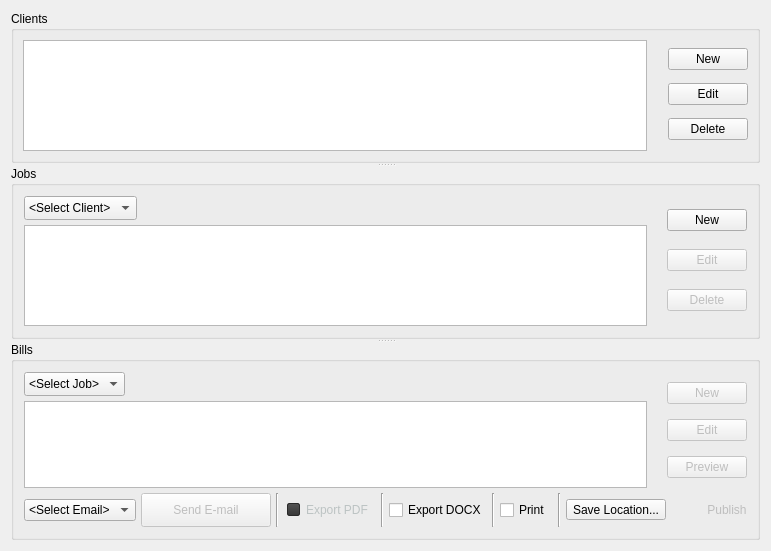
          <widget class="QWidget" name="scrollAreaWidgetContents_2">
           <property name="geometry">
            <rect>
             <x>0</x>
             <y>0</y>
             <width>771</width>
             <height>551</height>
            </rect>
           </property>
           <property name="sizePolicy">
            <sizepolicy hsizetype="Expanding" vsizetype="Expanding">
             <horstretch>0</horstretch>
             <verstretch>0</verstretch>
            </sizepolicy>
           </property>
           <layout class="QGridLayout" name="gridLayout_11">
            <item row="0" column="0">
             <widget class="QSplitter" name="splitter">
              <property name="sizePolicy">
               <sizepolicy hsizetype="Preferred" vsizetype="Expanding">
                <horstretch>0</horstretch>
                <verstretch>0</verstretch>
               </sizepolicy>
              </property>
              <property name="frameShape">
               <enum>QFrame::NoFrame</enum>
              </property>
              <property name="frameShadow">
               <enum>QFrame::Plain</enum>
              </property>
              <property name="midLineWidth">
               <number>20</number>
              </property>
              <property name="orientation">
               <enum>Qt::Vertical</enum>
              </property>
              <property name="handleWidth">
               <number>3</number>
              </property>
              <property name="childrenCollapsible">
               <bool>true</bool>
              </property>
              <widget class="QGroupBox" name="groupBox">
               <property name="sizePolicy">
                <sizepolicy hsizetype="MinimumExpanding" vsizetype="Expanding">
                 <horstretch>0</horstretch>
                 <verstretch>0</verstretch>
                </sizepolicy>
               </property>
               <property name="sizeIncrement">
                <size>
                 <width>0</width>
                 <height>1</height>
                </size>
               </property>
               <property name="styleSheet">
                <string notr="true"/>
               </property>
               <property name="title">
                <string>Clients</string>
               </property>
               <property name="flat">
                <bool>false</bool>
               </property>
               <property name="checkable">
                <bool>false</bool>
               </property>
               <layout class="QHBoxLayout" name="horizontalLayout_10">
                <item>
                 <widget class="QTableView" name="clientsTable">
                  <property name="sizePolicy">
                   <sizepolicy hsizetype="MinimumExpanding" vsizetype="Expanding">
                    <horstretch>0</horstretch>
                    <verstretch>0</verstretch>
                   </sizepolicy>
                  </property>
                  <property name="styleSheet">
                   <string notr="true"/>
                  </property>
                 </widget>
                </item>
                <item>
                 <spacer name="horizontalSpacer">
                  <property name="orientation">
                   <enum>Qt::Horizontal</enum>
                  </property>
                  <property name="sizeType">
                   <enum>QSizePolicy::Preferred</enum>
                  </property>
                  <property name="sizeHint" stdset="0">
                   <size>
                    <width>15</width>
                    <height>20</height>
                   </size>
                  </property>
                 </spacer>
                </item>
                <item>
                 <layout class="QVBoxLayout" name="verticalLayout">
                  <property name="spacing">
                   <number>5</number>
                  </property>
                  <property name="sizeConstraint">
                   <enum>QLayout::SetFixedSize</enum>
                  </property>
                  <item>
                   <widget class="QPushButton" name="btnNewC">
                    <property name="sizePolicy">
                     <sizepolicy hsizetype="Minimum" vsizetype="Fixed">
                      <horstretch>0</horstretch>
                      <verstretch>0</verstretch>
                     </sizepolicy>
                    </property>
                    <property name="font">
                     <font>
                      <weight>50</weight>
                      <italic>false</italic>
                      <bold>false</bold>
                     </font>
                    </property>
                    <property name="toolTip">
                     <string/>
                    </property>
                    <property name="layoutDirection">
                     <enum>Qt::LeftToRight</enum>
                    </property>
                    <property name="autoFillBackground">
                     <bool>false</bool>
                    </property>
                    <property name="styleSheet">
                     <string notr="true"/>
                    </property>
                    <property name="text">
                     <string>New</string>
                    </property>
                   </widget>
                  </item>
                  <item>
                   <widget class="QPushButton" name="btnEditC">
                    <property name="styleSheet">
                     <string notr="true">QPushButton:hover:!pressed {
    border-style: outset;
	border-top-color: rgb(0, 200, 0);
	border-left-color: rgb(0, 200, 0);
	border-right-color: rgb(0, 200, 0);
	border-bottom-color: rgb(0, 100, 0);

}
QPushButton:hover {
    border-style: inset;
	border-color:rgb(0, 100, 0);

}

</string>
                    </property>
                    <property name="text">
                     <string>Edit</string>
                    </property>
                    <property name="default">
                     <bool>false</bool>
                    </property>
                    <property name="flat">
                     <bool>false</bool>
                    </property>
                   </widget>
                  </item>
                  <item>
                   <widget class="QPushButton" name="btnDelC">
                    <property name="styleSheet">
                     <string notr="true">
QPushButton:hover:!pressed {
	background-color: qlineargradient(spread:pad, x1:1, y1:0, x2:1, y2:1, stop:0 rgba(255, 54, 54, 255), stop:1 rgba(100, 0, 0, 255));
    border-style: outset;
	border-top-color: rgb(180, 54, 54);
	border-left-color: rgb(180, 54, 54);
	border-right-color: rgb(180, 54, 54);
	border-bottom-color: rgb(100, 0, 0);
}
QPushButton:hover {
    background-color:rgb(100, 0, 0);
    border-style: inset;
	border-color:rgb(100, 0, 0);

}

</string>
                    </property>
                    <property name="text">
                     <string>Delete</string>
                    </property>
                   </widget>
                  </item>
                 </layout>
                </item>
               </layout>
              </widget>
              <widget class="QGroupBox" name="groupBox_2">
               <property name="sizePolicy">
                <sizepolicy hsizetype="MinimumExpanding" vsizetype="Preferred">
                 <horstretch>0</horstretch>
                 <verstretch>0</verstretch>
                </sizepolicy>
               </property>
               <property name="title">
                <string>Jobs</string>
               </property>
               <layout class="QHBoxLayout" name="horizontalLayout_4">
                <property name="spacing">
                 <number>5</number>
                </property>
                <property name="margin">
                 <number>10</number>
                </property>
                <item>
                 <layout class="QVBoxLayout" name="verticalLayout_9">
                  <item>
                   <layout class="QHBoxLayout" name="horizontalLayout">
                    <item>
                     <widget class="QComboBox" name="comboBoxClients">
                      <property name="sizePolicy">
                       <sizepolicy hsizetype="Minimum" vsizetype="Fixed">
                        <horstretch>0</horstretch>
                        <verstretch>0</verstretch>
                       </sizepolicy>
                      </property>
                      <property name="minimumSize">
                       <size>
                        <width>56</width>
                        <height>24</height>
                       </size>
                      </property>
                      <item>
                       <property name="text">
                        <string>&lt;Select Client&gt;</string>
                       </property>
                      </item>
                      <item>
                       <property name="text">
                        <string>&lt;View All&gt;</string>
                       </property>
                      </item>
                     </widget>
                    </item>
                    <item>
                     <spacer name="horizontalSpacer_5">
                      <property name="orientation">
                       <enum>Qt::Horizontal</enum>
                      </property>
                      <property name="sizeType">
                       <enum>QSizePolicy::MinimumExpanding</enum>
                      </property>
                      <property name="sizeHint" stdset="0">
                       <size>
                        <width>335</width>
                        <height>20</height>
                       </size>
                      </property>
                     </spacer>
                    </item>
                   </layout>
                  </item>
                  <item>
                   <widget class="QTableView" name="jobsTable">
                    <property name="sizePolicy">
                     <sizepolicy hsizetype="MinimumExpanding" vsizetype="Expanding">
                      <horstretch>0</horstretch>
                      <verstretch>0</verstretch>
                     </sizepolicy>
                    </property>
                   </widget>
                  </item>
                 </layout>
                </item>
                <item>
                 <spacer name="horizontalSpacer_2">
                  <property name="orientation">
                   <enum>Qt::Horizontal</enum>
                  </property>
                  <property name="sizeType">
                   <enum>QSizePolicy::Preferred</enum>
                  </property>
                  <property name="sizeHint" stdset="0">
                   <size>
                    <width>15</width>
                    <height>20</height>
                   </size>
                  </property>
                 </spacer>
                </item>
                <item>
                 <layout class="QVBoxLayout" name="verticalLayout_6">
                  <property name="spacing">
                   <number>5</number>
                  </property>
                  <property name="sizeConstraint">
                   <enum>QLayout::SetNoConstraint</enum>
                  </property>
                  <item>
                   <widget class="QPushButton" name="btnNewJ">
                    <property name="enabled">
                     <bool>true</bool>
                    </property>
                    <property name="text">
                     <string>New</string>
                    </property>
                   </widget>
                  </item>
                  <item>
                   <widget class="QPushButton" name="btnEditBrief">
                    <property name="enabled">
                     <bool>false</bool>
                    </property>
                    <property name="text">
                     <string>Edit</string>
                    </property>
                    <property name="default">
                     <bool>false</bool>
                    </property>
                    <property name="flat">
                     <bool>false</bool>
                    </property>
                   </widget>
                  </item>
                  <item>
                   <widget class="QPushButton" name="btnDelJ">
                    <property name="enabled">
                     <bool>false</bool>
                    </property>
                    <property name="styleSheet">
                     <string notr="true">
QPushButton:hover:!pressed {
	background-color: qlineargradient(spread:pad, x1:1, y1:0, x2:1, y2:1, stop:0 rgba(255, 54, 54, 255), stop:1 rgba(100, 0, 0, 255));
    border-style: outset;
	border-top-color: rgb(180, 54, 54);
	border-left-color: rgb(180, 54, 54);
	border-right-color: rgb(180, 54, 54);
	border-bottom-color: rgb(100, 0, 0);
}
QPushButton:hover {
    background-color:rgb(100, 0, 0);
    border-style: inset;
	border-color:rgb(100, 0, 0);

}

</string>
                    </property>
                    <property name="text">
                     <string>Delete</string>
                    </property>
                   </widget>
                  </item>
                 </layout>
                </item>
               </layout>
               <zorder>horizontalSpacer_2</zorder>
              </widget>
              <widget class="QGroupBox" name="groupBox_3">
               <property name="sizePolicy">
                <sizepolicy hsizetype="MinimumExpanding" vsizetype="Expanding">
                 <horstretch>0</horstretch>
                 <verstretch>0</verstretch>
                </sizepolicy>
               </property>
               <property name="title">
                <string>Bills</string>
               </property>
               <layout class="QVBoxLayout" name="verticalLayout_11">
                <property name="spacing">
                 <number>5</number>
                </property>
                <property name="margin">
                 <number>10</number>
                </property>
                <item>
                 <layout class="QHBoxLayout" name="horizontalLayout_9">
                  <property name="spacing">
                   <number>5</number>
                  </property>
                  <item>
                   <layout class="QVBoxLayout" name="verticalLayout_10">
                    <item>
                     <layout class="QHBoxLayout" name="horizontalLayout_6">
                      <item>
                       <widget class="QComboBox" name="comboBox_2">
                        <property name="sizePolicy">
                         <sizepolicy hsizetype="Minimum" vsizetype="Fixed">
                          <horstretch>0</horstretch>
                          <verstretch>0</verstretch>
                         </sizepolicy>
                        </property>
                        <property name="minimumSize">
                         <size>
                          <width>56</width>
                          <height>24</height>
                         </size>
                        </property>
                        <item>
                         <property name="text">
                          <string>&lt;Select Job&gt;</string>
                         </property>
                        </item>
                       </widget>
                      </item>
                      <item>
                       <spacer name="horizontalSpacer_7">
                        <property name="orientation">
                         <enum>Qt::Horizontal</enum>
                        </property>
                        <property name="sizeType">
                         <enum>QSizePolicy::MinimumExpanding</enum>
                        </property>
                        <property name="sizeHint" stdset="0">
                         <size>
                          <width>335</width>
                          <height>20</height>
                         </size>
                        </property>
                       </spacer>
                      </item>
                     </layout>
                    </item>
                    <item>
                     <widget class="QTableView" name="billsTable">
                      <property name="sizePolicy">
                       <sizepolicy hsizetype="MinimumExpanding" vsizetype="Expanding">
                        <horstretch>0</horstretch>
                        <verstretch>0</verstretch>
                       </sizepolicy>
                      </property>
                     </widget>
                    </item>
                   </layout>
                  </item>
                  <item>
                   <spacer name="horizontalSpacer_6">
                    <property name="orientation">
                     <enum>Qt::Horizontal</enum>
                    </property>
                    <property name="sizeType">
                     <enum>QSizePolicy::Fixed</enum>
                    </property>
                    <property name="sizeHint" stdset="0">
                     <size>
                      <width>15</width>
                      <height>20</height>
                     </size>
                    </property>
                   </spacer>
                  </item>
                  <item>
                   <layout class="QVBoxLayout" name="verticalLayout_7" stretch="0,0,0">
                    <property name="spacing">
                     <number>5</number>
                    </property>
                    <property name="sizeConstraint">
                     <enum>QLayout::SetNoConstraint</enum>
                    </property>
                    <property name="leftMargin">
                     <number>0</number>
                    </property>
                    <property name="rightMargin">
                     <number>0</number>
                    </property>
                    <item>
                     <widget class="QPushButton" name="btnNewBill">
                      <property name="enabled">
                       <bool>false</bool>
                      </property>
                      <property name="sizePolicy">
                       <sizepolicy hsizetype="Maximum" vsizetype="Fixed">
                        <horstretch>0</horstretch>
                        <verstretch>0</verstretch>
                       </sizepolicy>
                      </property>
                      <property name="text">
                       <string>New</string>
                      </property>
                     </widget>
                    </item>
                    <item>
                     <widget class="QPushButton" name="btnEditBill">
                      <property name="enabled">
                       <bool>false</bool>
                      </property>
                      <property name="sizePolicy">
                       <sizepolicy hsizetype="Maximum" vsizetype="Fixed">
                        <horstretch>0</horstretch>
                        <verstretch>0</verstretch>
                       </sizepolicy>
                      </property>
                      <property name="text">
                       <string>Edit</string>
                      </property>
                      <property name="default">
                       <bool>false</bool>
                      </property>
                      <property name="flat">
                       <bool>false</bool>
                      </property>
                     </widget>
                    </item>
                    <item>
                     <widget class="QPushButton" name="btnPreviewBill">
                      <property name="enabled">
                       <bool>false</bool>
                      </property>
                      <property name="sizePolicy">
                       <sizepolicy hsizetype="Maximum" vsizetype="Fixed">
                        <horstretch>0</horstretch>
                        <verstretch>0</verstretch>
                       </sizepolicy>
                      </property>
                      <property name="text">
                       <string>Preview</string>
                      </property>
                     </widget>
                    </item>
                   </layout>
                  </item>
                 </layout>
                </item>
                <item>
                 <layout class="QHBoxLayout" name="horizontalLayout_8">
                  <property name="spacing">
                   <number>5</number>
                  </property>
                  <item>
                   <widget class="QComboBox" name="comboBox">
                    <property name="sizePolicy">
                     <sizepolicy hsizetype="Minimum" vsizetype="Fixed">
                      <horstretch>0</horstretch>
                      <verstretch>0</verstretch>
                     </sizepolicy>
                    </property>
                    <item>
                     <property name="text">
                      <string>&lt;Select Email&gt;</string>
                     </property>
                    </item>
                   </widget>
                  </item>
                  <item>
                   <widget class="QPushButton" name="pushButton_6">
                    <property name="enabled">
                     <bool>false</bool>
                    </property>
                    <property name="sizePolicy">
                     <sizepolicy hsizetype="Minimum" vsizetype="Fixed">
                      <horstretch>0</horstretch>
                      <verstretch>0</verstretch>
                     </sizepolicy>
                    </property>
                    <property name="minimumSize">
                     <size>
                      <width>130</width>
                      <height>34</height>
                     </size>
                    </property>
                    <property name="baseSize">
                     <size>
                      <width>0</width>
                      <height>0</height>
                     </size>
                    </property>
                    <property name="text">
                     <string>Send E-mail</string>
                    </property>
                   </widget>
                  </item>
                  <item>
                   <widget class="Line" name="line_2">
                    <property name="orientation">
                     <enum>Qt::Vertical</enum>
                    </property>
                   </widget>
                  </item>
                  <item>
                   <widget class="QCheckBox" name="checkBox_2">
                    <property name="sizePolicy">
                     <sizepolicy hsizetype="Minimum" vsizetype="Fixed">
                      <horstretch>0</horstretch>
                      <verstretch>0</verstretch>
                     </sizepolicy>
                    </property>
                    <property name="styleSheet">
                     <string notr="true">QCheckBox,
QCheckBox:disabled {

    color: rgb(188, 195, 195);
    padding: 3px;
    outline: none;
    background-color: transparent;
}

QCheckBox::indicator {
    color: black;
    background-color: qlineargradient(spread:pad, x1:0, y1:0, x2:0, y2:1, stop:0 #535353, stop:1 #373737);
    border: 1px solid #292929;
    width: 11px;
    height: 11px;
    border-radius:2px;
}

QCheckBox::indicator:hover {
    background-color: qlineargradient(spread:pad, x1:0, y1:0, x2:0, y2:1, stop:0 #626262, stop:1 #464646);
}

QCheckBox::indicator:pressed,
QCheckBox::indicator:non-exclusive:checked:pressed,
QCheckBox::indicator:indeterminate:pressed,
QCheckBox::indicator:checked:pressed {
    border-color: #292929; /* same as not pressed... just to disable the effect without deleting the code */
}

QCheckBox::indicator:checked {
    background-color: qlineargradient(spread:pad, x1:0, y1:0, x2:0, y2:1, stop:0 #373737, stop:1 #535353);
    border: 1px solid #292929; /* QCheckBox has the same color */
    
	image: url(:/themes/images/checkbox_light.png);
}

QCheckBox:disabled {
    color: #5c5c5c;
    background-color: transparent;
}

QCheckBox::indicator:disabled {
    background-color: transparent;
    border: 1px solid #5c5c5c;
}

QCheckBox::indicator:indeterminate {
    background-color: qlineargradient(spread:pad, x1:0, y1:0, x2:0, y2:1, stop:0 #373737, stop:1 #535353);
    border: 1px solid #292929; /* QCheckBox has the same color */
    image: url(:/images/checkbox_indeterminate_light.png);
}

QCheckBox:focus {
    border: none;
}
</string>
                    </property>
                    <property name="text">
                     <string>Export PDF </string>
                    </property>
                    <property name="checkable">
                     <bool>true</bool>
                    </property>
                    <property name="tristate">
                     <bool>false</bool>
                    </property>
                   </widget>
                  </item>
                  <item>
                   <widget class="Line" name="line">
                    <property name="orientation">
                     <enum>Qt::Vertical</enum>
                    </property>
                   </widget>
                  </item>
                  <item>
                   <widget class="QCheckBox" name="checkBox">
                    <property name="sizePolicy">
                     <sizepolicy hsizetype="Minimum" vsizetype="Fixed">
                      <horstretch>0</horstretch>
                      <verstretch>0</verstretch>
                     </sizepolicy>
                    </property>
                    <property name="styleSheet">
                     <string notr="true"/>
                    </property>
                    <property name="text">
                     <string>Export DOCX</string>
                    </property>
                   </widget>
                  </item>
                  <item>
                   <widget class="Line" name="line_3">
                    <property name="orientation">
                     <enum>Qt::Vertical</enum>
                    </property>
                   </widget>
                  </item>
                  <item>
                   <widget class="QCheckBox" name="checkBox_3">
                    <property name="sizePolicy">
                     <sizepolicy hsizetype="Minimum" vsizetype="Fixed">
                      <horstretch>0</horstretch>
                      <verstretch>0</verstretch>
                     </sizepolicy>
                    </property>
                    <property name="layoutDirection">
                     <enum>Qt::LeftToRight</enum>
                    </property>
                    <property name="autoFillBackground">
                     <bool>false</bool>
                    </property>
                    <property name="styleSheet">
                     <string notr="true"/>
                    </property>
                    <property name="text">
                     <string>Print </string>
                    </property>
                    <property name="tristate">
                     <bool>false</bool>
                    </property>
                   </widget>
                  </item>
                  <item>
                   <widget class="Line" name="line_4">
                    <property name="orientation">
                     <enum>Qt::Vertical</enum>
                    </property>
                   </widget>
                  </item>
                  <item>
                   <widget class="QToolButton" name="toolButton">
                    <property name="sizePolicy">
                     <sizepolicy hsizetype="Minimum" vsizetype="Fixed">
                      <horstretch>0</horstretch>
                      <verstretch>0</verstretch>
                     </sizepolicy>
                    </property>
                    <property name="styleSheet">
                     <string notr="true"/>
                    </property>
                    <property name="text">
                     <string>Save Location...</string>
                    </property>
                   </widget>
                  </item>
                  <item>
                   <spacer name="horizontalSpacer_10">
                    <property name="orientation">
                     <enum>Qt::Horizontal</enum>
                    </property>
                    <property name="sizeType">
                     <enum>QSizePolicy::Expanding</enum>
                    </property>
                    <property name="sizeHint" stdset="0">
                     <size>
                      <width>19</width>
                      <height>20</height>
                     </size>
                    </property>
                   </spacer>
                  </item>
                  <item>
                   <widget class="QPushButton" name="btnPublishBill">
                    <property name="enabled">
                     <bool>false</bool>
                    </property>
                    <property name="sizePolicy">
                     <sizepolicy hsizetype="Maximum" vsizetype="Fixed">
                      <horstretch>0</horstretch>
                      <verstretch>0</verstretch>
                     </sizepolicy>
                    </property>
                    <property name="styleSheet">
                     <string notr="true">
QPushButton:hover:!pressed {
	background-color: qlineargradient(spread:pad, x1:1, y1:0, x2:1, y2:1, stop:0 rgba(255, 54, 54, 255), stop:1 rgba(100, 0, 0, 255));
    border-style: outset;
	border-top-color: rgb(180, 54, 54);
	border-left-color: rgb(180, 54, 54);
	border-right-color: rgb(180, 54, 54);
	border-bottom-color: rgb(100, 0, 0);
}
QPushButton:hover {
    background-color:rgb(100, 0, 0);
    border-style: inset;
	border-color:rgb(100, 0, 0);

}

QPushButton:!enabled {
	border-color:rgb(15, 32, 54);
	border-style: outset;
}</string>
                    </property>
                    <property name="text">
                     <string>Publish</string>
                    </property>
                   </widget>
                  </item>
                 </layout>
                </item>
               </layout>
               <zorder></zorder>
               <zorder></zorder>
              </widget>
             </widget>
            </item>
           </layout>
          </widget>
